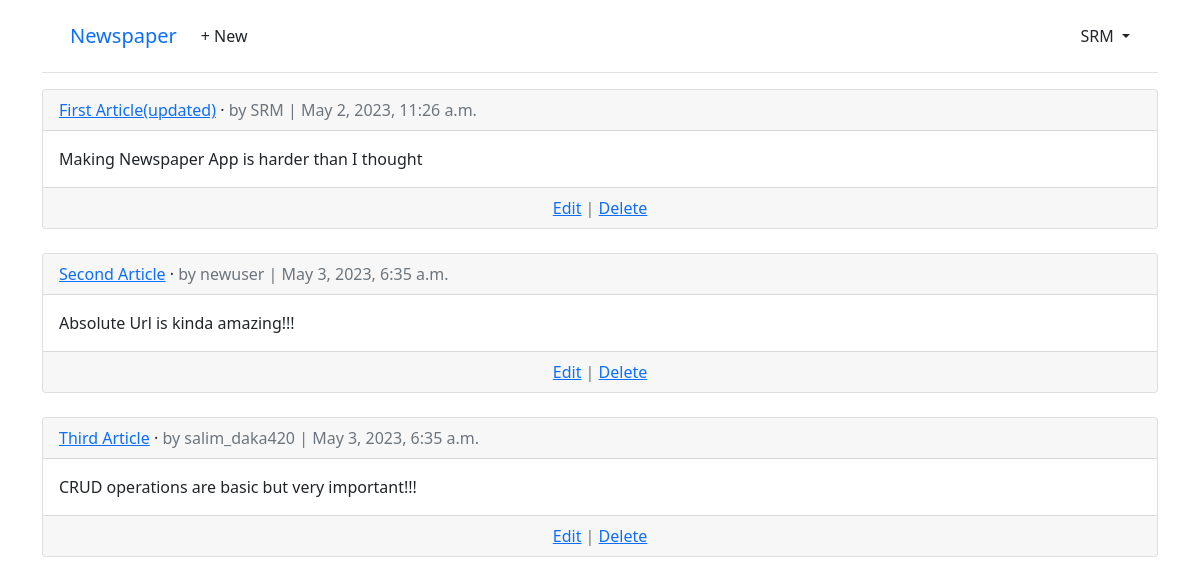
/articles/ (signed in), run on the app's committed database.
### accounts/models.py (models this page shows)
class CustomUser(AbstractUser):
    age = models.PositiveIntegerField(null=True, blank=True)

### articles/models.py (models this page shows, shortened)
class Article(models.Model):
    title = models.CharField(max_length=255)
    body = models.TextField()
    date = models.DateTimeField(auto_now_add=True)
    author = models.ForeignKey(
        settings.AUTH_USER_MODEL,
        on_delete=models.CASCADE,
    )
    def get_absolute_url(self):
        return reverse("article_detail", kwargs={"pk": self.pk})

### articles/views.py (the view)
# urls.py: path('', ArticleListView.as_view(), name="article_list"),
class ArticleListView(ListView):
    model = Article
    template_name = "article_list.html"

### templates/article_list.html (shortened to what this page needs)
{% extends "base.html" %}
{% block content %}
{% for article in article_list %}
<div class="card">
  <div class="card-header">
    <span class="font-weight-bold">
      <a href="{{ article.get_absolute_url }}">{{ article.title }}</a>
    </span> &middot;
    <span class="text-muted">by {{ article.author }} | {{ article.date }}</span>
  </div>
  <div class="card-body">{{ article.body }}</div>
  <div class="card-footer text-center text-muted">
    <a href="{% url 'article_edit' article.pk %}">Edit</a>
    | <a href="{% url 'article_delete' article.pk %}">Delete</a>
  </div>
</div>
<br />
{% endfor %}
{% endblock content %}

### templates/base.html (shortened to what this page needs)
<!DOCTYPE html>
<html>
  <head>
    <link
      href="https://cdn.jsdelivr.net/npm/bootstrap@5.1.3/dist/css/bootstrap.min.css"
      rel="stylesheet"
    />
  </head>
  <body>
    <div class="container">
      <header class="p-3 mb-3 border-bottom">
        <div class="container">
          <div
            class="d-flex flex-wrap align-items-center justify-content-center justify-content-lg-start"
          >
            <a class="navbar-brand" href="{% url 'home' %}">Newspaper</a>
            <ul
              class="nav col-12 col-lg-auto me-lg-auto mb-2 justify-content-center mb-md-0"
            >
              {% if user.is_authenticated %}
              <li><a href="#" class="nav-link px-2 link-dark">+ New</a></li>
            </ul>
            <div class="dropdown text-end">
              <a
                href="#"
                class="d-block link-dark text-decoration-none dropdown-toggle"
                id="dropdownUser1"
                data-bs-toggle="dropdown"
                aria-expanded="false"
              >
                {{ user.username }}
              </a>
            </div>
            {% endif %}
          </div>
        </div>
      </header>
      <main>{% block content %} {% endblock content %}</main>
    </div>
  </body>
</html>

### data on the page
CustomUser: username "SRM"
Article: title "First Article(updated)", author "SRM", date "May 2, 2023, 11:26 a.m.", body "Making Newspaper App is harder than I thought"
Article: title "Second Article", author "newuser", date "May 3, 2023, 6:35 a.m.", body "Absolute Url is kinda amazing!!!"
Article: title "Third Article", author "salim_daka420", date "May 3, 2023, 6:35 a.m.", body "CRUD operations are basic but very important!!!"
